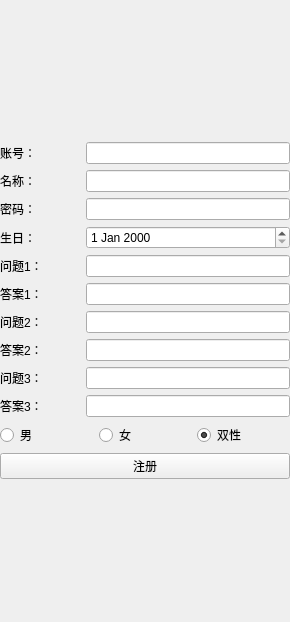
           <widget class="QWidget" name="scrollAreaWidgetContents_4">
            <property name="geometry">
             <rect>
              <x>0</x>
              <y>0</y>
              <width>290</width>
              <height>622</height>
             </rect>
            </property>
            <layout class="QVBoxLayout" name="verticalLayout_5">
             <property name="leftMargin">
              <number>0</number>
             </property>
             <property name="topMargin">
              <number>0</number>
             </property>
             <property name="rightMargin">
              <number>0</number>
             </property>
             <property name="bottomMargin">
              <number>0</number>
             </property>
             <item>
              <layout class="QGridLayout" name="gridLayout_3">
               <item row="15" column="1">
                <layout class="QHBoxLayout" name="horizontalLayout_35">
                 <item>
                  <widget class="QLabel" name="answer1">
                   <property name="minimumSize">
                    <size>
                     <width>80</width>
                     <height>0</height>
                    </size>
                   </property>
                   <property name="maximumSize">
                    <size>
                     <width>60</width>
                     <height>16777215</height>
                    </size>
                   </property>
                   <property name="text">
                    <string>答案1：</string>
                   </property>
                   <property name="alignment">
                    <set>Qt::AlignLeading|Qt::AlignLeft|Qt::AlignVCenter</set>
                   </property>
                  </widget>
                 </item>
                 <item>
                  <widget class="QLineEdit" name="answer1Edit"/>
                 </item>
                </layout>
               </item>
               <item row="19" column="1">
                <layout class="QHBoxLayout" name="horizontalLayout_33">
                 <item>
                  <widget class="QLabel" name="answer3">
                   <property name="minimumSize">
                    <size>
                     <width>80</width>
                     <height>0</height>
                    </size>
                   </property>
                   <property name="maximumSize">
                    <size>
                     <width>60</width>
                     <height>16777215</height>
                    </size>
                   </property>
                   <property name="text">
                    <string>答案3：</string>
                   </property>
                   <property name="alignment">
                    <set>Qt::AlignLeading|Qt::AlignLeft|Qt::AlignVCenter</set>
                   </property>
                  </widget>
                 </item>
                 <item>
                  <widget class="QLineEdit" name="answer3Edit"/>
                 </item>
                </layout>
               </item>
               <item row="12" column="1">
                <layout class="QHBoxLayout" name="horizontalLayout_32">
                 <item>
                  <widget class="QLabel" name="passwd">
                   <property name="minimumSize">
                    <size>
                     <width>80</width>
                     <height>0</height>
                    </size>
                   </property>
                   <property name="maximumSize">
                    <size>
                     <width>60</width>
                     <height>16777215</height>
                    </size>
                   </property>
                   <property name="text">
                    <string>密码：</string>
                   </property>
                   <property name="alignment">
                    <set>Qt::AlignLeading|Qt::AlignLeft|Qt::AlignVCenter</set>
                   </property>
                  </widget>
                 </item>
                 <item>
                  <widget class="QLineEdit" name="passwdEdit"/>
                 </item>
                </layout>
               </item>
               <item row="11" column="1">
                <layout class="QHBoxLayout" name="horizontalLayout_5">
                 <item>
                  <widget class="QLabel" name="name">
                   <property name="minimumSize">
                    <size>
                     <width>80</width>
                     <height>0</height>
                    </size>
                   </property>
                   <property name="maximumSize">
                    <size>
                     <width>60</width>
                     <height>16777215</height>
                    </size>
                   </property>
                   <property name="text">
                    <string>名称：</string>
                   </property>
                   <property name="alignment">
                    <set>Qt::AlignLeading|Qt::AlignLeft|Qt::AlignVCenter</set>
                   </property>
                  </widget>
                 </item>
                 <item>
                  <widget class="QLineEdit" name="nameEdit"/>
                 </item>
                </layout>
               </item>
               <item row="10" column="1">
                <layout class="QHBoxLayout" name="horizontalLayout_6">
                 <item>
                  <widget class="QLabel" name="user">
                   <property name="minimumSize">
                    <size>
                     <width>80</width>
                     <height>0</height>
                    </size>
                   </property>
                   <property name="maximumSize">
                    <size>
                     <width>60</width>
                     <height>16777215</height>
                    </size>
                   </property>
                   <property name="layoutDirection">
                    <enum>Qt::LeftToRight</enum>
                   </property>
                   <property name="text">
                    <string>账号：</string>
                   </property>
                   <property name="alignment">
                    <set>Qt::AlignLeading|Qt::AlignLeft|Qt::AlignVCenter</set>
                   </property>
                  </widget>
                 </item>
                 <item>
                  <widget class="QLineEdit" name="userEdit">
                   <property name="minimumSize">
                    <size>
                     <width>200</width>
                     <height>0</height>
                    </size>
                   </property>
                  </widget>
                 </item>
                </layout>
               </item>
               <item row="18" column="1">
                <layout class="QHBoxLayout" name="horizontalLayout_19">
                 <item>
                  <widget class="QLabel" name="question3">
                   <property name="minimumSize">
                    <size>
                     <width>80</width>
                     <height>0</height>
                    </size>
                   </property>
                   <property name="maximumSize">
                    <size>
                     <width>60</width>
                     <height>16777215</height>
                    </size>
                   </property>
                   <property name="text">
                    <string>问题3：</string>
                   </property>
                   <property name="alignment">
                    <set>Qt::AlignLeading|Qt::AlignLeft|Qt::AlignVCenter</set>
                   </property>
                  </widget>
                 </item>
                 <item>
                  <widget class="QLineEdit" name="question3Edit"/>
                 </item>
                </layout>
               </item>
               <item row="13" column="1">
                <layout class="QHBoxLayout" name="horizontalLayout_36">
                 <item>
                  <widget class="QLabel" name="birthday">
                   <property name="minimumSize">
                    <size>
                     <width>80</width>
                     <height>0</height>
                    </size>
                   </property>
                   <property name="maximumSize">
                    <size>
                     <width>60</width>
                     <height>16777215</height>
                    </size>
                   </property>
                   <property name="text">
                    <string>生日：</string>
                   </property>
                   <property name="alignment">
                    <set>Qt::AlignLeading|Qt::AlignLeft|Qt::AlignVCenter</set>
                   </property>
                  </widget>
                 </item>
                 <item>
                  <widget class="QDateEdit" name="birthdayEdit"/>
                 </item>
                </layout>
               </item>
               <item row="17" column="1">
                <layout class="QHBoxLayout" name="horizontalLayout_34">
                 <item>
                  <widget class="QLabel" name="answer2">
                   <property name="minimumSize">
                    <size>
                     <width>80</width>
                     <height>0</height>
                    </size>
                   </property>
                   <property name="maximumSize">
                    <size>
                     <width>60</width>
                     <height>16777215</height>
                    </size>
                   </property>
                   <property name="text">
                    <string>答案2：</string>
                   </property>
                   <property name="alignment">
                    <set>Qt::AlignLeading|Qt::AlignLeft|Qt::AlignVCenter</set>
                   </property>
                  </widget>
                 </item>
                 <item>
                  <widget class="QLineEdit" name="answer2Edit"/>
                 </item>
                </layout>
               </item>
               <item row="14" column="1">
                <layout class="QHBoxLayout" name="horizontalLayout_30">
                 <item>
                  <widget class="QLabel" name="question1">
                   <property name="minimumSize">
                    <size>
                     <width>80</width>
                     <height>0</height>
                    </size>
                   </property>
                   <property name="maximumSize">
                    <size>
                     <width>60</width>
                     <height>16777215</height>
                    </size>
                   </property>
                   <property name="text">
                    <string>问题1：</string>
                   </property>
                   <property name="alignment">
                    <set>Qt::AlignLeading|Qt::AlignLeft|Qt::AlignVCenter</set>
                   </property>
                  </widget>
                 </item>
                 <item>
                  <widget class="QLineEdit" name="question1Edit"/>
                 </item>
                </layout>
               </item>
               <item row="16" column="1">
                <layout class="QHBoxLayout" name="horizontalLayout_31">
                 <item>
                  <widget class="QLabel" name="question2">
                   <property name="minimumSize">
                    <size>
                     <width>80</width>
                     <height>0</height>
                    </size>
                   </property>
                   <property name="maximumSize">
                    <size>
                     <width>60</width>
                     <height>16777215</height>
                    </size>
                   </property>
                   <property name="text">
                    <string>问题2：</string>
                   </property>
                   <property name="alignment">
                    <set>Qt::AlignLeading|Qt::AlignLeft|Qt::AlignVCenter</set>
                   </property>
                  </widget>
                 </item>
                 <item>
                  <widget class="QLineEdit" name="question2Edit"/>
                 </item>
                </layout>
               </item>
               <item row="20" column="1">
                <layout class="QHBoxLayout" name="horizontalLayout_10">
                 <item>
                  <widget class="QRadioButton" name="gender_m">
                   <property name="text">
                    <string>男</string>
                   </property>
                   <attribute name="buttonGroup">
                    <string notr="true">sexGroup</string>
                   </attribute>
                  </widget>
                 </item>
                 <item>
                  <widget class="QRadioButton" name="gender_f">
                   <property name="text">
                    <string>女</string>
                   </property>
                   <attribute name="buttonGroup">
                    <string notr="true">sexGroup</string>
                   </attribute>
                  </widget>
                 </item>
                 <item>
                  <widget class="QRadioButton" name="gender_bot">
                   <property name="text">
                    <string>双性</string>
                   </property>
                   <property name="checked">
                    <bool>true</bool>
                   </property>
                   <attribute name="buttonGroup">
                    <string notr="true">sexGroup</string>
                   </attribute>
                  </widget>
                 </item>
                </layout>
               </item>
               <item row="21" column="1">
                <widget class="QPushButton" name="registerButton">
                 <property name="text">
                  <string>注册</string>
                 </property>
                </widget>
               </item>
              </layout>
             </item>
            </layout>
           </widget>
